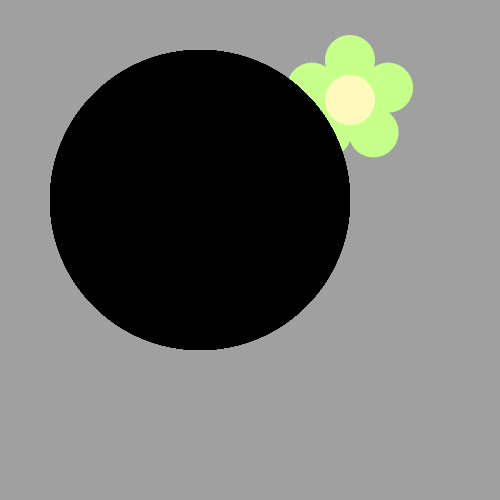
Frame 1 (no input)
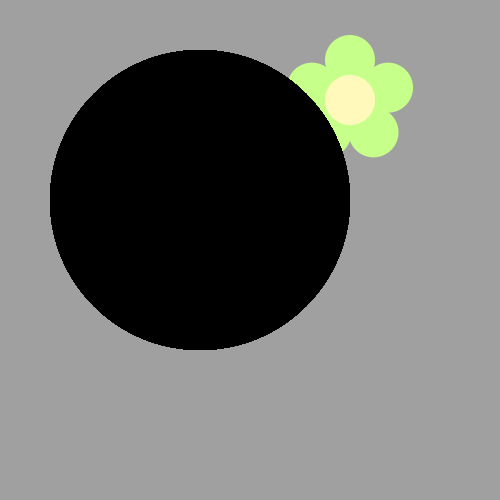
Frame 60 (the mouse pressed at the canvas centre just before this capture)
Frame 120 (the mouse held since frame 60 and released just before this capture): identical to frame 60, image omitted

The Processing sketch that drew these frames (run headless with seeded random() and noise(); from frame 60 on, the mouse is pressed at the canvas centre):

// Processing sketch: bumble_bee
// ── bumble_bee.pde
void draw() {
/*Use a loop to make a body for the Bee!
Then put his head on using drawBeeFace(x,y)
Use Modulo to make the colors alternate 
*/
for (int i=1; i<=50; i++){
  fill(#000000);
        ellipse(200, 200, 300, 300);
}
}

void drawFlower(int x, int y) {
     noStroke();
     translate(x, y);
     // draw 5 petals, rotating after each one
     fill(#c6ff89);      // green
      for (int i = 0; i < 5; i++) {
           ellipse(0, -40, 50, 50);
          rotate(radians(72));
     }
     fill(#fff9bb); // light yellow
     ellipse(0, 0, 50, 50);
} 
void drawBeeFace(int BeeFaceX, int BeeFaceY) {
     noStroke();
     fill(0, 0, 0);
     stroke(1);
     strokeWeight(5);
     line(BeeFaceX-10, BeeFaceY-27, BeeFaceX-17, BeeFaceY-50);
     line(BeeFaceX+10, BeeFaceY-27, BeeFaceX+17, BeeFaceY-50);
     ellipse(BeeFaceX-17, BeeFaceY-50, 10, 10);
     ellipse(BeeFaceX+17, BeeFaceY-50, 10, 10);
     noStroke();
     fill(255, 251, 28);
     ellipse(BeeFaceX, BeeFaceY, 60, 60); // face
     fill(255, 237, 209);
     fill(0,0,0);
      ellipse(BeeFaceX-10, BeeFaceY-15, 10, 10); // eyes
     ellipse(BeeFaceX+10, BeeFaceY-15, 10, 10);
      ellipse(BeeFaceX, BeeFaceY-5, 10, 10); // nose
      ellipse(BeeFaceX, BeeFaceY+10, 20, 10);// mouth
     fill(255, 251, 28);
     ellipse(BeeFaceX, BeeFaceY+5, 20, 6);
}

void setup() {
     ellipseMode(CENTER);
     size(500, 500);
     background(160, 160, 160);
      drawFlower(350, 100);
}
